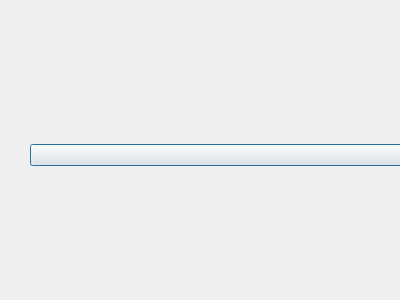
<?xml version="1.0" encoding="UTF-8"?>
<ui version="4.0">
 <class>Dialog</class>
 <widget class="QDialog" name="Dialog">
  <property name="geometry">
   <rect>
    <x>0</x>
    <y>0</y>
    <width>400</width>
    <height>300</height>
   </rect>
  </property>
  <property name="windowTitle">
   <string>Dialog</string>
  </property>
  <widget class="QWidget" name="widget" native="true">
   <property name="geometry">
    <rect>
     <x>30</x>
     <y>40</y>
     <width>16777215</width>
     <height>231</height>
    </rect>
   </property>
   <property name="minimumSize">
    <size>
     <width>0</width>
     <height>0</height>
    </size>
   </property>
   <layout class="QHBoxLayout" name="horizontalLayout">
    <item>
     <widget class="QPushButton" name="pushButton">
      <property name="minimumSize">
       <size>
        <width>0</width>
        <height>0</height>
       </size>
      </property>
      <property name="text">
       <string>PushButton</string>
      </property>
     </widget>
    </item>
   </layout>
  </widget>
 </widget>
 <resources>
  <include location="images/images.qrc"/>
 </resources>
 <connections/>
</ui>
